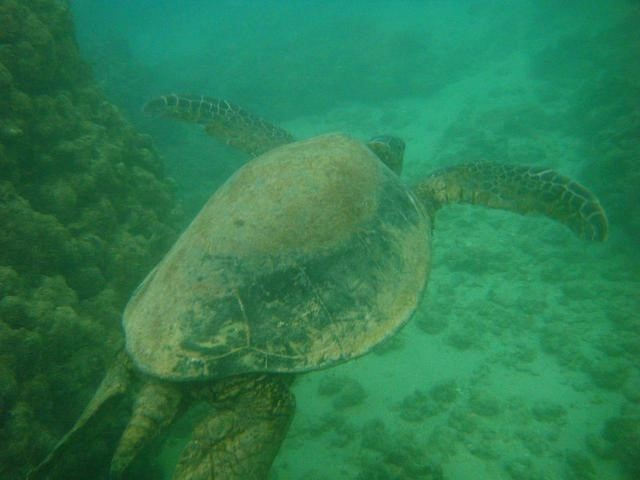
#> input picture imag1.1.jpg, 640 x 480 px
$ python Clahe2.py
#> lines starting #> are read from the running program, lines starting #| are printed output that depends on the picture
import cv2
import numpy as np
import matplotlib.pyplot as plt
img = cv2.imread('imag1.1.jpg')
#> img is the input picture: shape (480, 640, 3); mean B, G, R 81.1, 124.8, 45.1
hsv_img = cv2.cvtColor(img, cv2.COLOR_BGR2HSV)
#> hsv_img: shape (480, 640, 3); mean H, S, V 71.4, 165.2, 124.8

h, s, v = hsv_img[:,:,0], hsv_img[:,:,1], hsv_img[:,:,2]
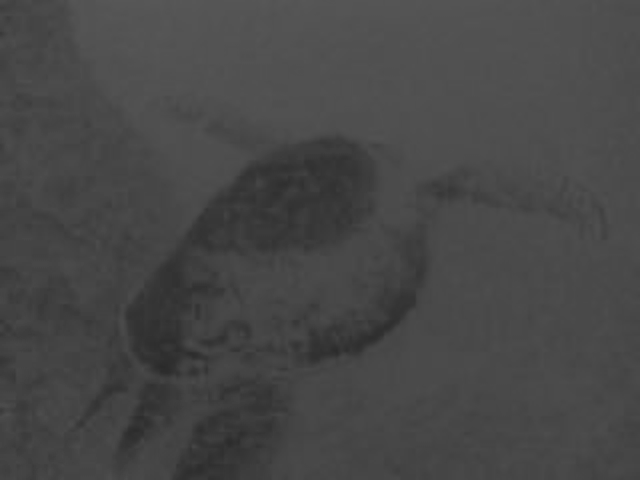
#> h: shape (480, 640); min 42, max 87, mean 71.4
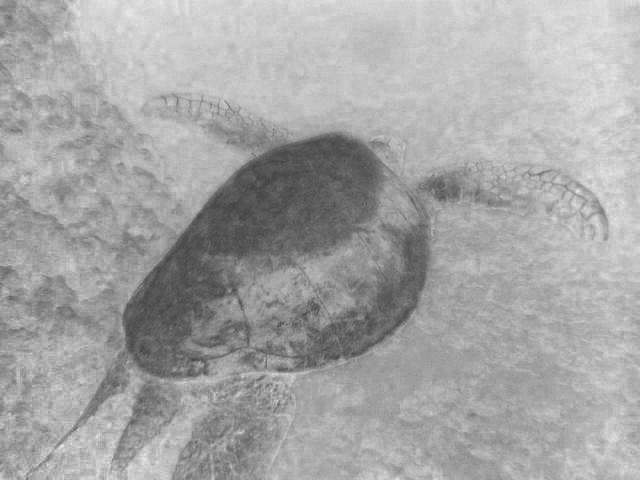
#> s: shape (480, 640); min 68, max 235, mean 165.2
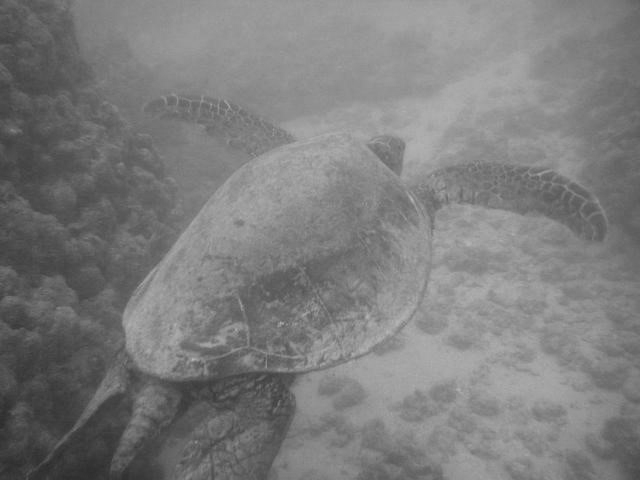
#> v: shape (480, 640); min 43, max 186, mean 124.8
clahe = cv2.createCLAHE(clipLimit = 15.0, tileGridSize = (20,20))
v = clahe.apply(v)
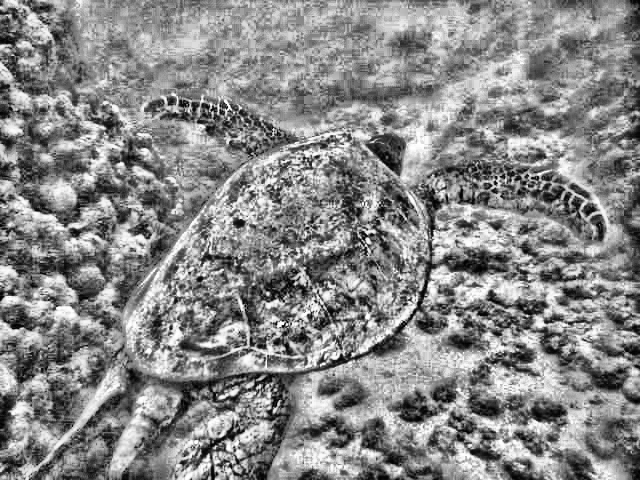
#> v: shape (480, 640); min 0, max 255, mean 135.8

hsv_img = np.dstack((h,s,v))
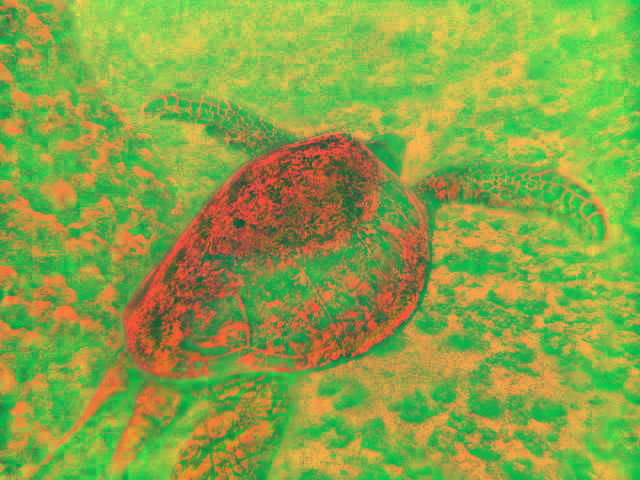
#> hsv_img: shape (480, 640, 3); mean of channels 0, 1, 2 71.4, 165.2, 135.8; drawn as B, G, R

rgb = cv2.cvtColor(hsv_img, cv2.COLOR_HSV2RGB)
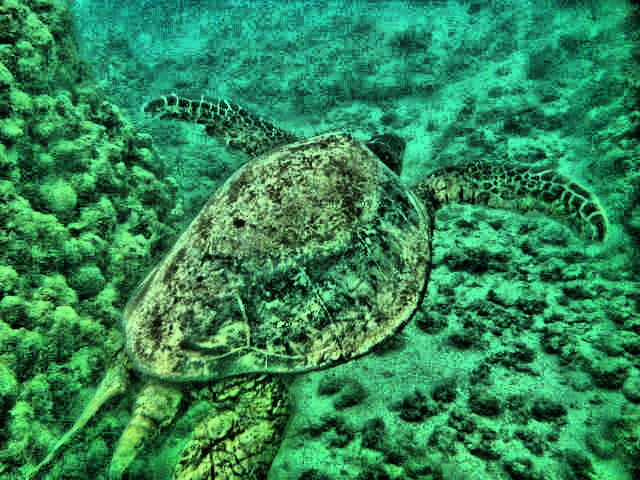
#> rgb: shape (480, 640, 3); mean R, G, B 49.8, 135.8, 87
plt.imshow(rgb);
